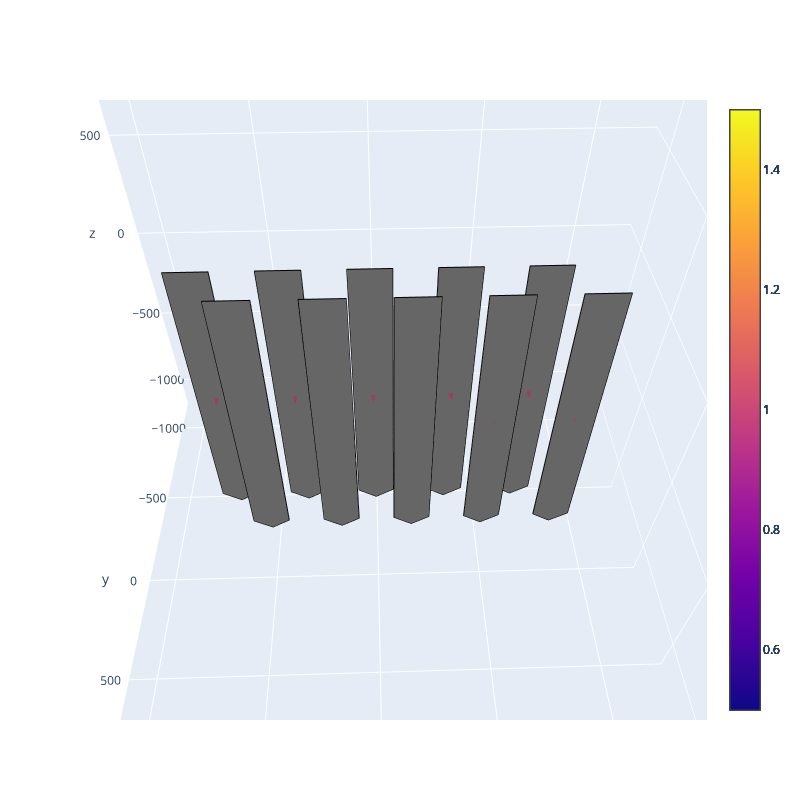

Write notebook code for a chart like this one.
### Markdown cell above
## 3. 10-Probe Configuration in 3D

### Code cell
# Note: Showing D- and E-pixels is possible but very memory intensive; hence, it is not suggested.
fig = go.Figure()
D2.plot_shanks(show=False, d_pixels=False, e_pixels=False, cone=True, fig=fig)
fig.update_layout(autosize=False, width=800, height=800)

### Figure 1 — Plotly figure (JSON) as saved in the notebook; plotly's stock layout.template omitted (floating-point values rounded to 4 significant figures)
{"data": [{"anchor": "tip", "sizemode": "absolute", "sizeref": 33.75, "type": "cone", "u": [-1.225e-16], "v": [-1], "w": [0], "x": [-749.5], "y": [41.25], "z": [0]}, {"line": {"color": "#000000"}, "mode": "lines", "name": "", "showlegend": false, "surfaceaxis": 1, "surfacecolor": "gray", "type": "scatter3d", "x": [-824.5, -824.5, -674.5, -674.5, -749.5, -824.5], "y": [75, 75, 75, 75, 75, 75], "z": [-600, 600, 600, -600, -650, -600]}, {"anchor": "tip", "sizemode": "absolute", "sizeref": 33.75, "type": "cone", "u": [0], "v": [1], "w": [0], "x": [-599.5], "y": [-41.25], "z": [0]}, {"line": {"color": "#000000"}, "mode": "lines", "name": "", "showlegend": false, "surfaceaxis": 1, "surfacecolor": "gray", "type": "scatter3d", "x": [-524.5, -524.5, -674.5, -674.5, -599.5, -524.5], "y": [-75, -75, -75, -75, -75, -75], "z": [-600, 600, 600, -600, -650, -600]}, {"anchor": "tip", "sizemode": "absolute", "sizeref": 33.75, "type": "cone", "u": [-1.225e-16], "v": [-1], "w": [0], "x": [-449.5], "y": [41.25], "z": [0]}, {"line": {"color": "#000000"}, "mode": "lines", "name": "", "showlegend": false, "surfaceaxis": 1, "surfacecolor": "gray", "type": "scatter3d", "x": [-524.5, -524.5, -374.5, -374.5, -449.5, -524.5], "y": [75, 75, 75, 75, 75, 75], "z": [-600, 600, 600, -600, -650, -600]}, {"anchor": "tip", "sizemode": "absolute", "sizeref": 33.75, "type": "cone", "u": [0], "v": [1], "w": [0], "x": [-299.5], "y": [-41.25], "z": [0]}, {"line": {"color": "#000000"}, "mode": "lines", "name": "", "showlegend": false, "surfaceaxis": 1, "surfacecolor": "gray", "type": "scatter3d", "x": [-224.5, -224.5, -374.5, -374.5, -299.5, -224.5], "y": [-75, -75, -75, -75, -75, -75], "z": [-600, 600, 600, -600, -650, -600]}, {"anchor": "tip", "sizemode": "absolute", "sizeref": 33.75, "type": "cone", "u": [-1.225e-16], "v": [-1], "w": [0], "x": [-149.5], "y": [41.25], "z": [0]}, {"line": {"color": "#000000"}, "mode": "lines", "name": "", "showlegend": false, "surfaceaxis": 1, "surfacecolor": "gray", "type": "scatter3d", "x": [-224.5, -224.5, -74.5, -74.5, -149.5, -224.5], "y": [75, 75, 75, 75, 75, 75], "z": [-600, 600, 600, -600, -650, -600]}, {"anchor": "tip", "sizemode": "absolute", "sizeref": 33.75, "type": "cone", "u": [0], "v": [1], "w": [0], "x": [0.5], "y": [-41.25], "z": [0]}, {"line": {"color": "#000000"}, "mode": "lines", "name": "", "showlegend": false, "surfaceaxis": 1, "surfacecolor": "gray", "type": "scatter3d", "x": [75.5, 75.5, -74.5, -74.5, 0.5, 75.5], "y": [-75, -75, -75, -75, -75, -75], "z": [-600, 600, 600, -600, -650, -600]}, {"anchor": "tip", "sizemode": "absolute", "sizeref": 33.75, "type": "cone", "u": [-1.225e-16], "v": [-1], "w": [0], "x": [150.5], "y": [41.25], "z": [0]}, {"line": {"color": "#000000"}, "mode": "lines", "name": "", "showlegend": false, "surfaceaxis": 1, "surfacecolor": "gray", "type": "scatter3d", "x": [75.5, 75.5, 225.5, 225.5, 150.5, 75.5], "y": [75, 75, 75, 75, 75, 75], "z": [-600, 600, 600, -600, -650, -600]}, {"anchor": "tip", "sizemode": "absolute", "sizeref": 33.75, "type": "cone", "u": [0], "v": [1], "w": [0], "x": [300.5], "y": [-41.25], "z": [0]}, {"line": {"color": "#000000"}, "mode": "lines", "name": "", "showlegend": false, "surfaceaxis": 1, "surfacecolor": "gray", "type": "scatter3d", "x": [375.5, 375.5, 225.5, 225.5, 300.5, 375.5], "y": [-75, -75, -75, -75, -75, -75], "z": [-600, 600, 600, -600, -650, -600]}, {"anchor": "tip", "sizemode": "absolute", "sizeref": 33.75, "type": "cone", "u": [-1.225e-16], "v": [-1], "w": [0], "x": [450.5], "y": [41.25], "z": [0]}, {"line": {"color": "#000000"}, "mode": "lines", "name": "", "showlegend": false, "surfaceaxis": 1, "surfacecolor": "gray", "type": "scatter3d", "x": [375.5, 375.5, 525.5, 525.5, 450.5, 375.5], "y": [75, 75, 75, 75, 75, 75], "z": [-600, 600, 600, -600, -650, -600]}, {"anchor": "tip", "sizemode": "absolute", "sizeref": 33.75, "type": "cone", "u": [0], "v": [1], "w": [0], "x": [600.5], "y": [-41.25], "z": [0]}, {"line": {"color": "#000000"}, "mode": "lines", "name": "", "showlegend": false, "surfaceaxis": 1, "surfacecolor": "gray", "type": "scatter3d", "x": [675.5, 675.5, 525.5, 525.5, 600.5, 675.5], "y": [-75, -75, -75, -75, -75, -75], "z": [-600, 600, 600, -600, -650, -600]}], "layout": {"autosize": false, "coloraxis": {"showscale": false}, "height": 800, "scene": {"aspectmode": "auto", "aspectratio": {"x": 1, "y": 1, "z": 1}, "camera": {"center": {"x": 0, "y": 0, "z": 0}, "eye": {"x": 0.02451, "y": 0.7991, "z": 0.8677}, "projection": {"type": "perspective"}, "up": {"x": 0, "y": 0, "z": 1}}, "xaxis": {"range": [-1274.0, 1126.0], "type": "linear"}, "yaxis": {"range": [-1200, 1200], "type": "linear"}, "zaxis": {"range": [-1200, 1200], "type": "linear"}}, "width": 800}}
